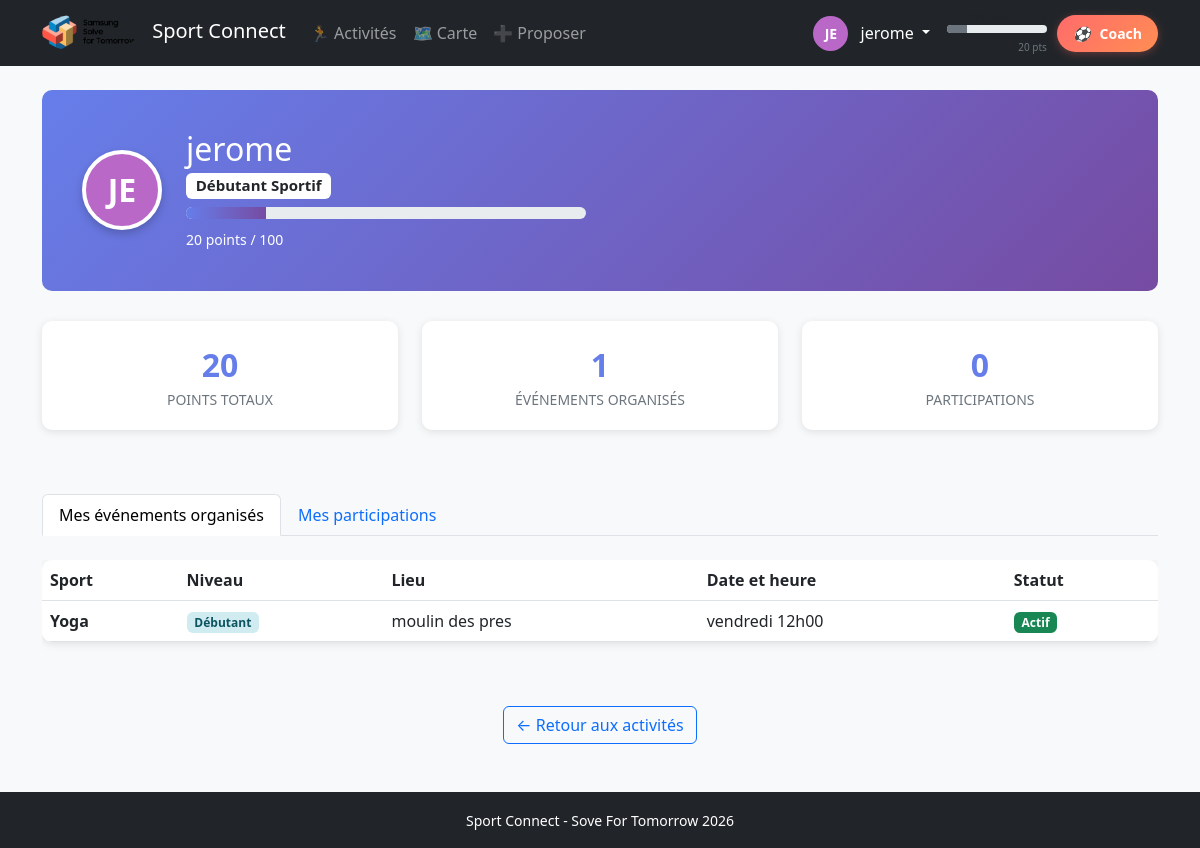
The page /profile (signed in) on the database as committed earlier.
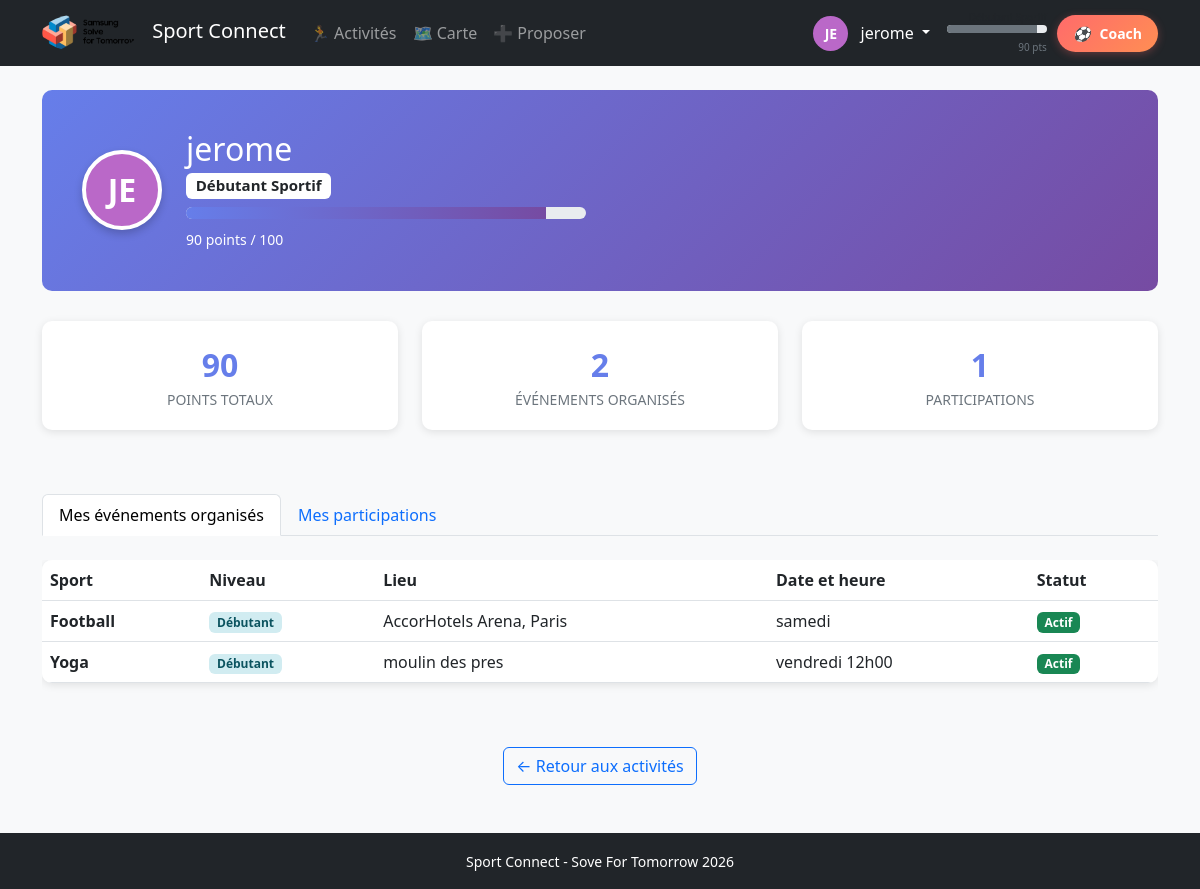
The same page on the database as committed later.
### tables this page shows
CREATE TABLE users (
                id INTEGER PRIMARY KEY AUTOINCREMENT,
                username TEXT UNIQUE NOT NULL,
                password_hash TEXT NOT NULL,
                email TEXT,
                created_at TIMESTAMP DEFAULT CURRENT_TIMESTAMP,
                points INTEGER DEFAULT 0,
                avatar_color TEXT DEFAULT '#6c757d'
            , is_admin INTEGER DEFAULT 0);

CREATE TABLE events
                 (id INTEGER PRIMARY KEY AUTOINCREMENT,
                  organisateur TEXT,
                  sport TEXT,
                  niveau TEXT,
                  lieu TEXT,
                  date_heure TEXT,
                  accessibilite TEXT, organizer_id INTEGER, created_at TIMESTAMP, is_cancelled BOOLEAN DEFAULT 0, latitude REAL, longitude REAL, transport_station TEXT, transport_lines TEXT, place_id INTEGER REFERENCES places(id), genre TEXT DEFAULT 'Mixte');

### app.py (the view)
@app.route('/profile')
@login_required
def profile():
    conn = sqlite3.connect('database.db')
    conn.row_factory = sqlite3.Row
    c = conn.cursor()
    c.execute("""
        SELECT * FROM events
        WHERE organizer_id = ?
        ORDER BY id DESC
    """, (current_user.id,))
    organized_events = c.fetchall()
    c.execute("""
        SELECT e.*, p.joined_at, p.points_awarded
        FROM participations p
        JOIN events e ON p.event_id = e.id
        WHERE p.user_id = ?
        ORDER BY p.joined_at DESC
    """, (current_user.id,))
    participated_events = c.fetchall()
    conn.close()
    return render_template('profile.html',
                         organized_events=organized_events,
                         participated_events=participated_events)

### app.py (called while the page is built)
@login_manager.user_loader
def load_user(user_id):
    return get_user_by_id(user_id)

### models.py (called while the page is built)
def get_user_by_id(user_id):
    conn = sqlite3.connect('database.db')
    conn.row_factory = sqlite3.Row
    c = conn.cursor()
    c.execute("SELECT * FROM users WHERE id = ?", (user_id,))
    user_data = c.fetchone()
    conn.close()
    if user_data:
        return User(
            id=user_data['id'],
            username=user_data['username'],
            email=user_data['email'],
            points=user_data['points'],
            avatar_color=user_data['avatar_color'],
            is_admin=bool(user_data['is_admin']) if 'is_admin' in user_data.keys() else False
        )
    return None

    def get_level_info(self):
        return get_level_info(self.points)

    def get_initials(self):
        if not self.username:
            return "?"
        parts = self.username.split()
        if len(parts) >= 2:
            return (parts[0][0] + parts[1][0]).upper()
        return self.username[:2].upper()

### templates/profile.html (shortened to what this page needs)
{% extends "base.html" %}
{% block content %}
<div class="profile-header">
    <div class="row align-items-center">
        <div class="col-auto">
            <div class="profile-avatar-large" style="background-color: {{ current_user.avatar_color }};">
                {{ current_user.get_initials() }}
            </div>
        </div>
        <div class="col">
            <h2 class="mb-1">{{ current_user.username }}</h2>
            {% set level_info = current_user.get_level_info() %}
            <h5 class="mb-2">
                <span class="badge bg-white text-dark">{{ level_info.name }}</span>
            </h5>
            <div class="progress progress-custom mb-2" style="max-width: 400px;">
                <div class="progress-bar progress-bar-custom"
                     role="progressbar"
                     style="width: {{ level_info.progress }}%;"
                     aria-valuenow="{{ level_info.progress }}"
                     aria-valuemin="0"
                     aria-valuemax="100">
                </div>
            </div>
            <small>{{ level_info.points }} points / {{ level_info.next_level }}</small>
        </div>
    </div>
</div>
<div class="row mb-5">
    <div class="col-md-4 mb-3">
        <div class="stat-card">
            <div class="stat-number">{{ current_user.points }}</div>
            <div class="stat-label">Points totaux</div>
        </div>
    </div>
    <div class="col-md-4 mb-3">
        <div class="stat-card">
            <div class="stat-number">{{ organized_events|length }}</div>
            <div class="stat-label">Événements organisés</div>
        </div>
    </div>
    <div class="col-md-4 mb-3">
        <div class="stat-card">
            <div class="stat-number">{{ participated_events|length }}</div>
            <div class="stat-label">Participations</div>
        </div>
    </div>
</div>
<ul class="nav nav-tabs mb-4" id="profileTabs" role="tablist">
    <li class="nav-item" role="presentation">
        <button class="nav-link active" id="organized-tab" data-bs-toggle="tab" data-bs-target="#organized" type="button" role="tab">
            Mes événements organisés
        </button>
    </li>
    <li class="nav-item" role="presentation">
        <button class="nav-link" id="participated-tab" data-bs-toggle="tab" data-bs-target="#participated" type="button" role="tab">
            Mes participations
        </button>
    </li>
</ul>
<div class="tab-content" id="profileTabsContent">
    <div class="tab-pane fade show active" id="organized" role="tabpanel">
        {% if organized_events %}
        <div class="table-responsive">
            <table class="table table-events">
                <thead>
                    <tr>
                        <th>Sport</th>
                        <th>Niveau</th>
                        <th>Lieu</th>
                        <th>Date et heure</th>
                        <th>Statut</th>
                    </tr>
                </thead>
                <tbody>
                    {% for event in organized_events %}
                    <tr>
                        <td><strong>{{ event.sport }}</strong></td>
                        <td>
                            <span class="badge
                                {% if event.niveau == 'Débutant' %}niveau-debutant
                                {% elif event.niveau == 'Intermédiaire' %}niveau-intermediaire
                                {% else %}niveau-expert{% endif %}">
                                {{ event.niveau }}
                            </span>
                        </td>
                        <td>{{ event.lieu }}</td>
                        <td>{{ event.date_heure }}</td>
                        <td>
                            {% if event.is_cancelled %}
                                <span class="badge bg-danger">Annulé</span>
                            {% else %}
                                <span class="badge bg-success">Actif</span>
                            {% endif %}
                        </td>
                    </tr>
                    {% endfor %}
                </tbody>
            </table>
        </div>
        {% endif %}
    </div>
</div>
<div class="text-center mt-5">
    <a href="{{ url_for('index') }}" class="btn btn-outline-primary">
        ← Retour aux activités
    </a>
</div>
{% endblock %}

### templates/base.html (shortened to what this page needs)
<!DOCTYPE html>
<html lang="fr">
<head>
    <link href="https://cdn.jsdelivr.net/npm/bootstrap@5.3.0/dist/css/bootstrap.min.css" rel="stylesheet">
    <link rel="stylesheet" href="{{ url_for('static', filename='style.css') }}">
</head>
<body class="bg-light">
    <nav class="navbar navbar-expand-lg navbar-dark bg-dark mb-4">
        <div class="container">
            <a class="navbar-brand" href="{{ url_for('index') }}">
                <img src="{{ url_for('static', filename='logo.png') }}" alt="Logo" class="rounded-circle" style="height: 40px; margin-right: 10px;">
                Sport Connect
            </a>
            {% if current_user.is_authenticated %}
            <div class="collapse navbar-collapse" id="navbarNav">
                <ul class="navbar-nav me-auto">
                    <li class="nav-item">
                        <a class="nav-link" href="{{ url_for('index') }}">
                            🏃 Activités
                        </a>
                    </li>
                    <li class="nav-item">
                        <a class="nav-link" href="{{ url_for('map_view') }}">
                            🗺️ Carte
                        </a>
                    </li>
                    <li class="nav-item">
                        <a class="nav-link" href="{{ url_for('add') }}">
                            ➕ Proposer
                        </a>
                    </li>
                </ul>
            </div>
            {% endif %}
            {% if current_user.is_authenticated %}
            <div class="d-flex align-items-center text-white ms-auto user-info-bar">
                <div class="dropdown">
                    <button class="btn btn-link text-white text-decoration-none dropdown-toggle p-0"
                            type="button"
                            id="userDropdown"
                            data-bs-toggle="dropdown"
                            aria-expanded="false">
                        <span class="avatar-circle me-1 me-md-2" style="background-color: {{ current_user.avatar_color }};">
                            {{ current_user.get_initials() }}
                        </span>
                        <span class="d-none d-md-inline">{{ current_user.username }}</span>
                    </button>
                </div>
                <div class="ms-2 ms-md-3 text-end d-none d-sm-block">
                    {% set level_info = current_user.get_level_info() %}
                    <small class="d-block text-muted" style="font-size: 10px;">{{ level_info.name }}</small>
                    <div class="progress" style="width: 100px; height: 8px;">
                        <div class="progress-bar bg-{{ level_info.color }}"
                             role="progressbar"
                             style="width: {{ level_info.progress }}%;"
                             aria-valuenow="{{ level_info.progress }}"
                             aria-valuemin="0"
                             aria-valuemax="100">
                        </div>
                    </div>
                    <small class="text-{{ level_info.color }}" style="font-size: 10px;">
                        <span id="user-points">{{ level_info.points }}</span> pts
                    </small>
                </div>
                <button id="chatbot-toggle" class="chatbot-toggle-btn" type="button" title="Coach Sport+ - Ton assistant sportif">
                    <i>⚽</i>
                    <span>Coach</span>
                </button>
            </div>
            {% endif %}
        </div>
    </nav>
    <div class="container">
        {% block content %}{% endblock %}
    </div>
    <footer class="mt-5 py-3 bg-dark text-white text-center">
        <div class="container">
            <small>Sport Connect - Sove For Tomorrow 2026</small>
        </div>
    </footer>
</body>
</html>

### static/style.css (style rules this page uses)
.avatar-circle { display: inline-flex; align-items: center; justify-content: center; width: 35px; height: 35px; border-radius: 50%; color: white; font-weight: bold; font-size: 14px; text-transform: uppercase; }
.profile-header { background: linear-gradient(135deg, #667eea 0%, #764ba2 100%); color: white; padding: 40px; border-radius: 10px; margin-bottom: 30px; }
.profile-avatar-large { width: 80px; height: 80px; border-radius: 50%; display: inline-flex; align-items: center; justify-content: center; font-size: 32px; font-weight: bold; color: white; border: 4px solid white; box-shadow: 0 4px 8px rgba(0,0,0,0.2); }
.stat-card { background-color: white; border-radius: 10px; padding: 20px; text-align: center; box-shadow: 0 2px 8px rgba(0,0,0,0.1); transition: transform 0.2s; }
.stat-number { font-size: 32px; font-weight: bold; color: #667eea; }
.stat-label { font-size: 14px; color: #6c757d; text-transform: uppercase; }
.progress-custom { height: 12px; border-radius: 10px; overflow: hidden; background-color: #e9ecef; }
.progress-bar-custom { background: linear-gradient(90deg, #667eea 0%, #764ba2 100%); transition: width 0.6s ease; }
.table-events { background-color: white; border-radius: 10px; overflow: hidden; box-shadow: 0 2px 8px rgba(0,0,0,0.1); }
.table-events thead { background-color: #f8f9fa; }
.niveau-debutant { background-color: #d1ecf1; color: #0c5460; }
footer { margin-top: 80px; }
.chatbot-toggle-btn { position: relative; background: linear-gradient(135deg, #FF6B6B 0%, #FF8E53 100%); border: none; color: white; padding: 8px 16px; border-radius: 20px; font-size: 14px; font-weight: 600; transition: all 0.3s; box-shadow: 0 2px 8px rgba(255, 107, 107, 0.3); margin-left: 10px; }
.chatbot-toggle-btn i { margin-right: 6px; }

Rows that differ between the two databases and show on the page:
changed users "jerome": points "20" → "90"
added events: sport "Football", niveau "Débutant", lieu "AccorHotels Arena, Paris", date_heure "samedi", is_cancelled "Actif"
Other text that changed with them:
{{ level_info.progress }}: 20 → 90 (drawn)
{{ level_info.points }}: "20" → "90"
{{ organized_events|length }}: "1" → "2"
{{ participated_events|length }}: "0" → "1"
